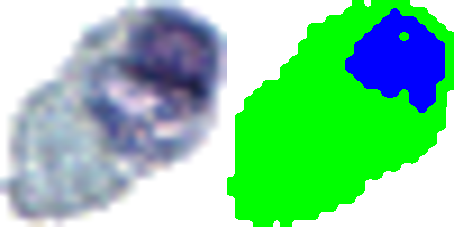
#> input picture 2B Test Cases/0.png, 454 x 227 px, found by its file name
$ python P1.py
#> lines starting #> are read from the running program, lines starting #| are printed output that depends on the picture; after the words box and inside, x2 and y2 are one past the last pixel; in counts of white or black regions, pixels touching at a corner belong together
import warnings  # import statements
import matplotlib.image as img
import matplotlib.pyplot as plt
import numpy as np
import pandas as pd
from scipy.stats import t
from sklearn.cluster import KMeans
from sklearn.decomposition import PCA
from sklearn.preprocessing import StandardScaler
from sklearn.model_selection import train_test_split
from sklearn.neighbors import KNeighborsClassifier

warnings.filterwarnings("ignore")


class GenesAnalyzer:  # Problem 1

        # [45 lines left out: functions __init__, stats, gene_type, analyze_gene, graph_genes, not called in this run]


class CellAnalyzer:  # 2B

    def __init__(self, file_path, case_count=10):
#> called with case_count = 4
        plt.imshow(img.imread('/Users/Arjun/Documents/EDIT ML App/2B Test Cases/0.png'))
        plt.show()
        self.case_count = case_count
        self.threshold_ratio = 0.3
        self.ratios = []
        self.masks = []
        self.process_cells(file_path)

    def process_cells(self, file_path):
        for i in range(self.case_count):
            cell = img.imread(f'{file_path}{i}.png')
#> cell is the input picture: shape (227, 454, 3) float32; mean R, G, B 0.518, 0.805, 0.621
            right_cell = cell[:, cell.shape[1] // 2:, :]  # right half of img (mask)
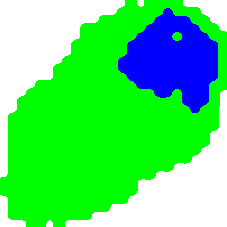
#> right_cell: shape (227, 227, 3) float32; mean R, G, B 0.319, 0.876, 0.443
            left_cell = cell[:, :cell.shape[1] // 2, :]  # left half of img (original cell(s))
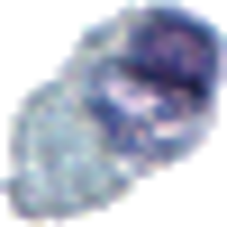
#> left_cell: shape (227, 227, 3) float32; mean R, G, B 0.716, 0.734, 0.799
            self.ratios.append(self.calc_ratios(right_cell))
#> in calc_ratios, `w = np.all(cell == (1, 1, 1), axis=2)`:
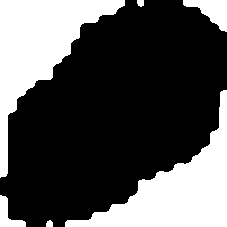
#> w: shape (227, 227) bool; 31.9% white; 6 white regions, box (x1, y1, x2, y2) and area: (0, 0, 125, 178) 7747, (65, 90, 227, 227) 7524, (183, 0, 227, 32) 723, (0, 195, 26, 227) 373, (137, 0, 144, 7) 42, (46, 220, 53, 227) 41
#> in calc_ratios, `g = np.all(cell == (0, 1, 0), axis=2)`:
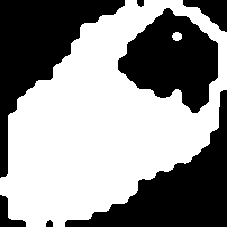
#> g: shape (227, 227) bool; 55.7% white; 7 black regions, largest, box (x1, y1, x2, y2) and area: (0, 0, 125, 178) 7747, (65, 90, 227, 227) 7524, (118, 8, 218, 113) 6396
#> in calc_ratios, `white = np.sum(w)`: white = 16450
#> in calc_ratios, `green = np.sum(g)`: green = 28683
#> in calc_ratios, `blue = cell.shape[0] * cell.shape[1] - white - green`: blue = 6396
            self.masks.append(self.segment_cell(left_cell))
#> in segment_cell, `segmented_image = segmented_image.reshape(cell.shape)`:
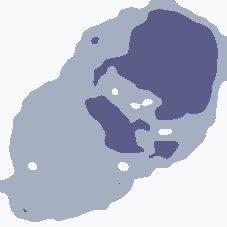
#> segmented_image: shape (227, 227, 3) float32; mean R, G, B 0.716, 0.734, 0.799
#> pass 2 of the loop in process_cells, `for i in range(self.case_count):`:
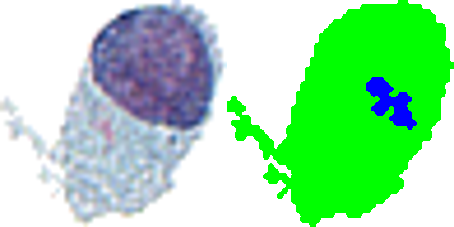
#> input picture 2B Test Cases/1.png, 454 x 227 px, found by its file name
#> in process_cells, cell is the input picture: shape (227, 454, 3) float32; mean R, G, B 0.616, 0.885, 0.664
#> in calc_ratios (call 2), `w = np.all(cell == (1, 1, 1), axis=2)`:
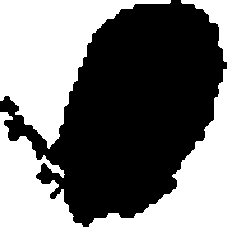
#> w: shape (227, 227) bool; 44.9% white; 4 white regions, box (x1, y1, x2, y2) and area: (0, 0, 171, 149) 10866, (89, 69, 227, 227) 6438, (0, 112, 83, 227) 4951, (181, 0, 227, 62) 884
#> g: shape (227, 227) bool; 52.6% white; 5 black regions, box (x1, y1, x2, y2) and area: (0, 0, 171, 149) 10866, (89, 69, 227, 227) 6438, (0, 112, 83, 227) 4951, (139, 77, 190, 130) 1301, (181, 0, 227, 62) 884
#> white = 23139
#> green = 27089
#> blue = 1301
#> in segment_cell (call 2), `segmented_image = segmented_image.reshape(cell.shape)`:
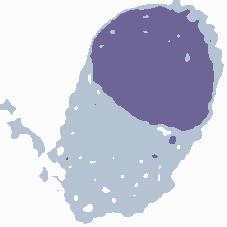
#> segmented_image: shape (227, 227, 3) float32; mean R, G, B 0.782, 0.794, 0.854

    @staticmethod
    def calc_ratios(cell):
        # boolean series checking if pixels match white/green
        w = np.all(cell == (1, 1, 1), axis=2)
        g = np.all(cell == (0, 1, 0), axis=2)

        white = np.sum(w)
        green = np.sum(g)

        blue = cell.shape[0] * cell.shape[1] - white - green  # find blue from pixels not green or white
        return blue / (green + blue)

    def analyze_cell(self):
        _, tscore, pval = GenesAnalyzer('').gene_type(self.ratios, 0.3)
        return "Not Malignant" if pval > 0.05 else "Malignant"

    @staticmethod
    def segment_cell(cell):
        cell_reshape = cell.reshape(-1, 3)  # reshape to contain 3 elements per row
        km = KMeans(n_clusters=3).fit(cell_reshape)  # train kmeans model
        segmented_image = km.cluster_centers_[km.labels_]  # reconfigure pixels to match cluster centers
        segmented_image = segmented_image.reshape(cell.shape)  # convert image back to original shape
        return segmented_image

    # [4 lines left out: function show_cell, not called in this run]

file_path = '/Users/Arjun/Documents/EDIT ML App/2B Test Cases/'
#> (the run stopped early here; a loop or call above may not have finished)
